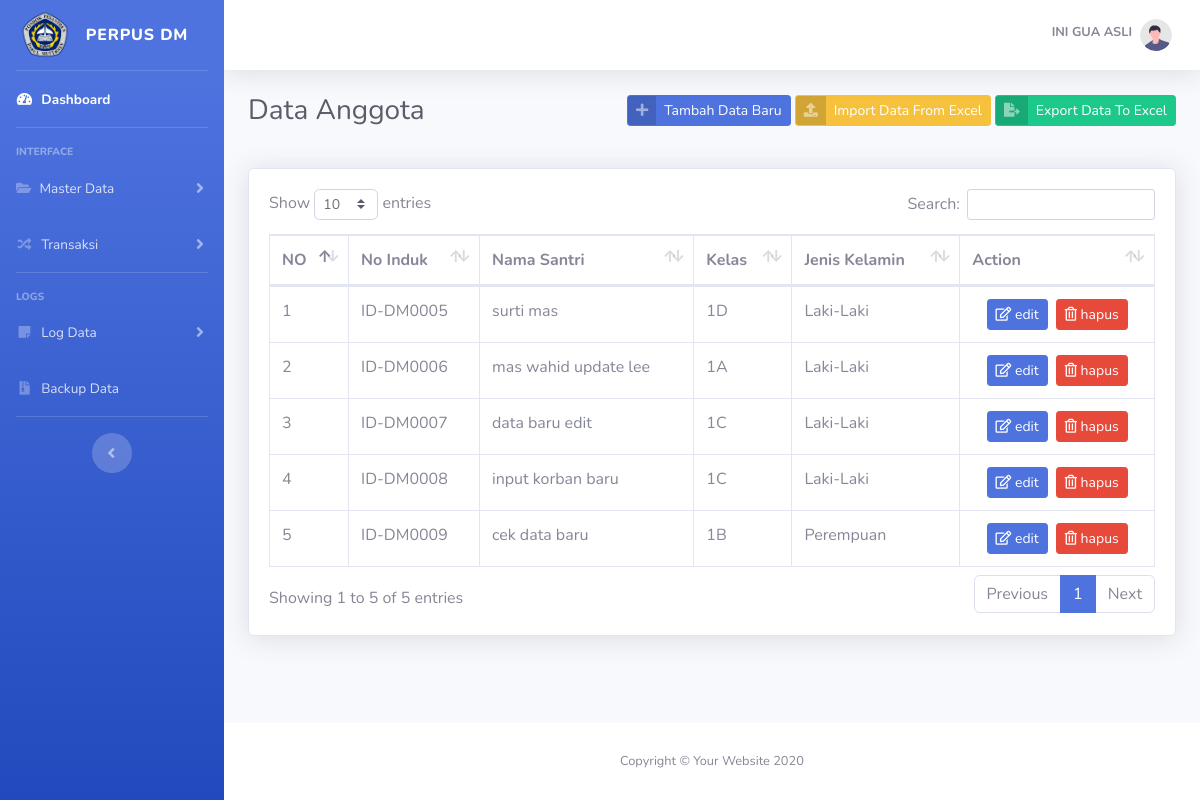
The page /index.php?pages=anggota (signed in) on the database its author committed.
### tables this page shows
CREATE TABLE `tb_user` (
  `id_user` int(11) NOT NULL,
  `nama` varchar(20) NOT NULL,
  `username` varchar(20) NOT NULL,
  `password` varchar(50) NOT NULL,
  `level` enum('admin','user') DEFAULT NULL
);

CREATE TABLE `tb_anggota` (
  `no_induk` char(20) NOT NULL,
  `nama` varchar(50) DEFAULT NULL,
  `id_kelas` int(11) DEFAULT NULL,
  `jenis_kelamin` enum('Laki-Laki','Perempuan') DEFAULT NULL
);

CREATE TABLE `tb_kelas` (
  `id_kelas` int(11) NOT NULL,
  `kelas` char(5) DEFAULT NULL
);

### pages/anggota/anggota.php (the view, shortened to what this page needs)
<?php
require_once "_config/conn.php";
$select_data = "SELECT * FROM tb_anggota INNER JOIN tb_kelas on tb_anggota.id_kelas = tb_kelas.id_kelas";
$query = mysqli_query($conn, $select_data);
?>
<div class="d-sm-flex align-items-center justify-content-between mb-4">
    <div class="mb-3">
        <h1 class="h3 mb-0 text-gray-800">Data Anggota</h1>
    </div>
    <div class="mb-3">
        <a href="#" class="btn btn-primary btn-icon-split btn-sm" data-toggle="modal" data-target="#add">
            <span class="icon text-white-50">
                <i class="fas fa-plus"></i>
            </span>
            <span class="text">Tambah Data Baru</span>
        </a>
        <a href="" class="btn btn-warning btn-icon-split btn-sm">
            <span class="icon text-white-50">
                <i class="fas fa-upload"></i>
            </span>
            <span class="text">Import Data From Excel</span>
        </a>
        <a href="" class="btn btn-success btn-icon-split btn-sm">
            <span class="icon text-white-50">
                <i class="fas fa-file-export"></i>
            </span>
            <span class="text">Export Data To Excel</span>
        </a>
    </div>
</div>
<div class="card shadow mb-4">
    <div class="card-body">
        <div class="table-responsive">
            <table class="table table-bordered" id="dataTable" width="100%" cellspacing="0">
                <thead>
                    <tr>
                        <th>NO</th>
                        <th>No Induk</th>
                        <th>Nama Santri</th>
                        <th>Kelas</th>
                        <th>Jenis Kelamin</th>
                        <th>Action</th>
                    </tr>
                </thead>
                <tbody>
                    <?php
                    $no = 1;
                    foreach ($query as $anggota) : ?>
                        <tr>
                            <td><?= $no ?></td>
                            <td><?= $anggota['no_induk']; ?></td>
                            <td><?= $anggota['nama']; ?></td>
                            <td><?= $anggota['kelas']; ?></td>
                            <td><?= $anggota['jenis_kelamin']; ?></td>
                            <td class="d-flex justify-content-center">
                                <a class="btn btn-primary btn-sm " id="btn_edit" data-toggle="modal" data-target="#modal_ubah" data-id="<?= $anggota['no_induk']; ?>" data-nama="<?= $anggota['nama'] ?>" data-kelas="<?= $anggota['id_kelas']; ?>" data-jk="<?= $anggota['jenis_kelamin']; ?>"><i class=" far fa-edit"></i> edit</a>
                                <a class="btn btn-danger btn-sm ml-2" href="?pages=anggota&aksi=hapus&id=<?= $anggota['no_induk']; ?>"><i class="far fa-trash-alt">
                                    </i> hapus</a>
                            </td>
                        </tr>
                    <?php $no++;
                    endforeach ?>
                </tbody>
            </table>
        </div>
    </div>
</div>

### index.php (shortened to what this page needs)
<?php
require_once "_config/conn.php";
if ($_SESSION['admin'] || @$_SESSION['user']) {
    $user = $_SESSION['admin'];
    $sql = mysqli_query($conn, "SELECT * FROM tb_user WHERE id_user='$user'");
    $data = $sql->fetch_assoc();
?>
    <!DOCTYPE html>
    <html lang="en">
    <head>
        <link href="vendor/fontawesome-free/css/all.min.css" rel="stylesheet" type="text/css">
        <link href="css/sb-admin-2.min.css" rel="stylesheet">
        <link href="vendor/datatables/dataTables.bootstrap4.min.css" rel="stylesheet">
    </head>
    <body id="page-top">
        <div id="wrapper">
            <ul class="navbar-nav bg-gradient-primary sidebar sidebar-dark accordion" id="accordionSidebar">
                <a class="sidebar-brand d-flex align-items-center justify-content-center" href="index.php">
                    <img class="rounded-circle" src="img/logo.png" alt="" style="width: 50px;">
                    <div class="sidebar-brand-text mx-3">PERPUS DM</div>
                </a>
                <hr class="sidebar-divider my-0">
                <li class="nav-item active">
                    <a class="nav-link" href="index.php">
                        <i class="fas fa-fw fa-tachometer-alt"></i>
                        <span>Dashboard</span></a>
                </li>
                <hr class="sidebar-divider">
                <div class="sidebar-heading">
                    Interface
                </div>
                <li class="nav-item">
                    <a class="nav-link collapsed" href="#" data-toggle="collapse" data-target="#collapseTwo" aria-expanded="true" aria-controls="collapseTwo">
                        <i class="fas fa-folder-open fa-cog"></i>
                        <span>Master Data</span>
                    </a>
                </li>
                <li class="nav-item">
                    <a class="nav-link collapsed" href="#" data-toggle="collapse" data-target="#collapseUtilities" aria-expanded="true" aria-controls="collapseUtilities">
                        <i class="fas fa-fw fa-random"></i>
                        <span>Transaksi</span>
                    </a>
                </li>
                <hr class="sidebar-divider">
                <div class="sidebar-heading">
                    Logs
                </div>
                <li class="nav-item">
                    <a class="nav-link collapsed" href="#" data-toggle="collapse" data-target="#collapsePages" aria-expanded="true" aria-controls="collapsePages">
                        <i class="fas fa-fw fa-sticky-note"></i>
                        <span>Log Data</span>
                    </a>
                </li>
                <li class="nav-item">
                    <a class="nav-link" href="">
                        <i class="fas fa-fw fa-file-archive"></i>
                        <span>Backup Data</span></a>
                </li>
                <hr class="sidebar-divider d-none d-md-block">
                <div class="text-center d-none d-md-inline">
                    <button class="rounded-circle border-0" id="sidebarToggle"></button>
                </div>
            </ul>
            <div id="content-wrapper" class="d-flex flex-column">
                <div id="content">
                    <nav class="navbar navbar-expand navbar-light bg-white topbar mb-4 static-top shadow">
                        <ul class="navbar-nav ml-auto">
                            <li class="nav-item dropdown no-arrow">
                                <a class="nav-link dropdown-toggle" href="#" id="userDropdown" role="button" data-toggle="dropdown" aria-haspopup="true" aria-expanded="false">
                                    <span class="mr-2 d-none d-lg-inline text-gray-600 small font-weight-bold mb-1 text-uppercase"><?= $data['nama']; ?></span>
                                    <img class="img-profile rounded-circle" src="img/undraw_profile.svg">
                                </a>
                            </li>
                        </ul>
                    </nav>
                    <div class="container-fluid">
                        <div class="bock-header">
                            <?php
                            $pages = $_GET['pages'];
                            $aksi = $_GET['aksi'];
                            if ($pages == "anggota") {
                                if ($aksi == "") {
                                    include "pages/anggota/anggota.php";
                                } elseif ($aksi == "tambah") {
                                } elseif ($aksi == "ubah") {
                                } elseif ($aksi == "hapus") {
                                    include "pages/anggota/hapus.php";
                                }
                            } elseif ($pages == "buku") {
                                if ($aksi == "hapus") {
                                    include "pages/buku/hapus.php";
                                } else {
                                    include "pages/buku/buku.php";
                                }
                            } elseif ($pages == "peminjaman") {
                                include "pages/peminjaman/peminjaman.php";
                            } elseif ($pages == "kembali") {
                                include "pages/kembali/kembali.php";
                            } elseif ($pages == "user") {
                                include "pages/user/profile.php";
                            } elseif ($pages == "settings") {
                                include "pages/user/settings.php";
                            } elseif ($pages == "kelas") {
                                include "pages/kelas/kelas.php";
                            } elseif ($pages == "logs") {
                                if ($aksi == "pinjam") {
                                    include "pages/logs/pinjam.php";
                                } else if ($aksi == "kembali") {
                                    include "pages/logs/kembali.php";
                                }
                            } else {
                                include "pages/dasboard/dasboard.php";
                            }
                            ?>
                        </div>
                    </div>
                </div>
                <footer class="sticky-footer bg-white">
                    <div class="container my-auto">
                        <div class="copyright text-center my-auto">
                            <span>Copyright &copy; Your Website 2020</span>
                        </div>
                    </div>
                </footer>
            </div>
        </div>
    </body>
    </html>
<?php
} else {
    header("location:login.php");
}
?>

### rows shown on the page
tb_user: nama "INI GUA ASLI"
tb_anggota: no_induk "ID-DM0005", nama "surti mas", id_kelas.kelas "1D", jenis_kelamin "Laki-Laki"
tb_anggota: no_induk "ID-DM0006", nama "mas wahid update lee", id_kelas.kelas "1A", jenis_kelamin "Laki-Laki"
tb_anggota: no_induk "ID-DM0007", nama "data baru edit", id_kelas.kelas "1C", jenis_kelamin "Laki-Laki"
tb_anggota: no_induk "ID-DM0008", nama "input korban baru", id_kelas.kelas "1C", jenis_kelamin "Laki-Laki"
tb_anggota: no_induk "ID-DM0009", nama "cek data baru", id_kelas.kelas "1B", jenis_kelamin "Perempuan"
